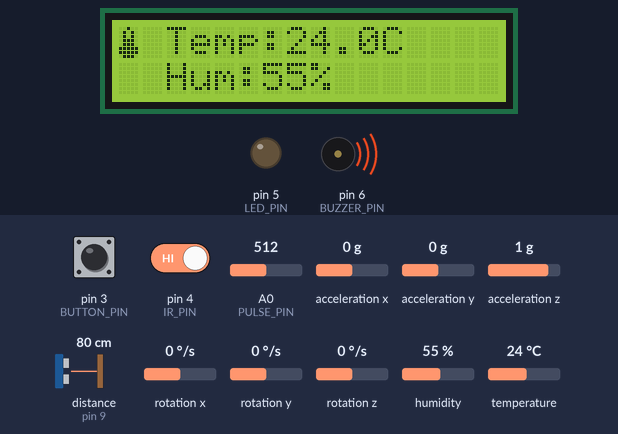
The sketch below on a simulated Arduino Uno, built with avr-gcc and run on an emulated ATmega328P. Parts: 16×2 character LCD, output pins drawn as LEDs (lit = HIGH), buzzer (waves = sounding, pin HIGH). Wiring (inferred from the names in the program): ultrasonic range finder: trigger pin 8; echo pin 9. The inputs (shaded band) are chosen by the test bench; at power-on: acceleration z 1 g, distance to the obstacle (sensor on pin 9) 80 cm, humidity 55 %, temperature 24 °C, pin 3 (BUTTON_PIN) HIGH, pin 4 (IR_PIN) HIGH, A0 (PULSE_PIN) = 512, acceleration x 0 g, acceleration y 0 g, rotation x 0 °/s, rotation y 0 °/s, rotation z 0 °/s. The echo pulse lasts 58.3 µs per cm; pins used as bus, display or sensor lines are not drawn; what the sketch prints to the serial monitor is not drawn.

Above: at 3.6 s.
3.7 s: acceleration z set to 0.5 g
At 6.6 s:
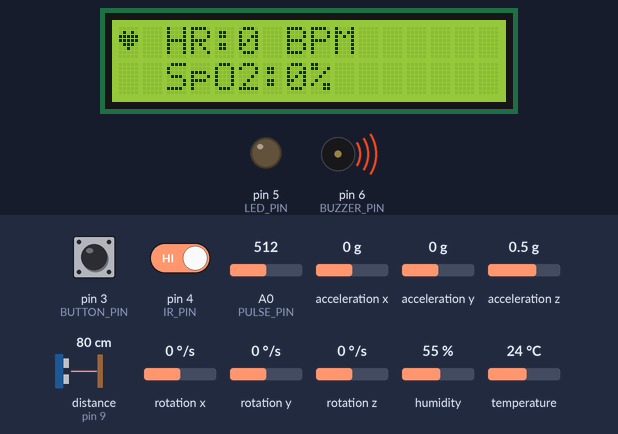
12.7 s: acceleration z set to 0.2 g
At 13.7 s:
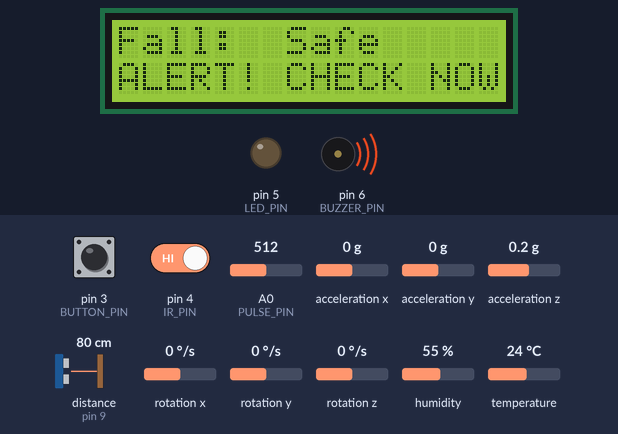
14.9 s: distance to the obstacle (sensor on pin 9) set to 33 cm
At 21.7 s:
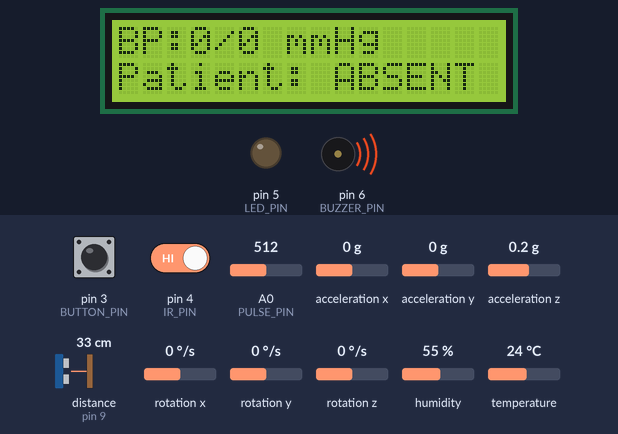
22.2 s: distance to the obstacle (sensor on pin 9) set to 27 cm
26.8 s: humidity set to 22 %
35.8 s: temperature set to 12 °C
At 40.3 s:
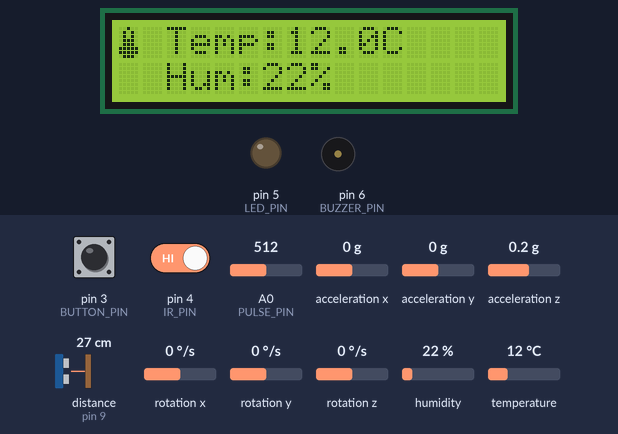
Timing chart, 0 to 41.5 s (numbered marks = the images above; inputs shaded):
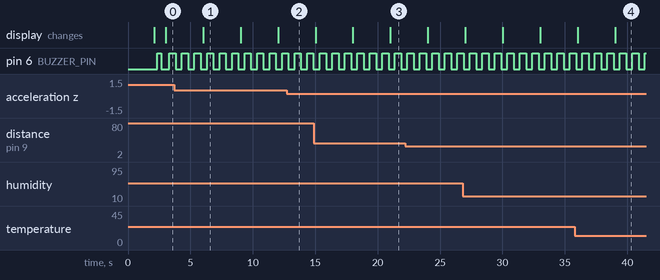

The sketch:

SmartPatientMonitor.ino
```cpp
/*
 * ============================================================
 *  SMART PATIENT MONITORING SYSTEM
 *  BTech CSE - IoT Course Project
 * ============================================================
 *  COMPONENTS:
 *   - Arduino Uno R3
 *   - DHT11  (Temperature & Humidity)        → Digital Pin 7
 *   - Pulse Sensor (Heart Rate)              → Analog Pin A0
 *   - MPU-6050 Accelerometer (Fall detect)   → I2C (SDA=A4, SCL=A5)
 *   - HC-SR04 Ultrasonic (Bed occupancy)     → Trig=8, Echo=9
 *   - IR Sensor (Patient motion/proximity)   → Digital Pin 4
 *   - HC-05 Bluetooth Module                 → TX=10, RX=11 (SoftSerial)
 *   - 16x2 LCD with I2C backpack             → I2C (SDA=A4, SCL=A5)
 *   - Active Buzzer (Alerts)                 → Digital Pin 6
 *   - LED (Status indicator)                 → Digital Pin 5
 *   - Push Button (Manual alert/reset)       → Digital Pin 3
 * ============================================================
 *  LIBRARIES REQUIRED (install via Library Manager):
 *   - DHT sensor library by Adafruit
 *   - Adafruit Unified Sensor
 *   - MPU6050 by Electronic Cats
 *   - LiquidCrystal_I2C by Frank de Brabander
 *   - SoftwareSerial (built-in)
 * ============================================================
 */

#include <DHT.h>
#include <Wire.h>
#include <LiquidCrystal_I2C.h>
#include <MPU6050.h>
#include <SoftwareSerial.h>

// ─── PIN DEFINITIONS ────────────────────────────────────────
#define DHT_PIN       7
#define DHT_TYPE      DHT11
#define PULSE_PIN     A0
#define TRIG_PIN      8
#define ECHO_PIN      9
#define IR_PIN        4
#define BUZZER_PIN    6
#define LED_PIN       5
#define BUTTON_PIN    3
#define BT_TX         10    // Arduino TX → HC-05 RX
#define BT_RX         11    // Arduino RX ← HC-05 TX

// ─── THRESHOLDS ─────────────────────────────────────────────
#define TEMP_HIGH     38.0  // °C  — fever threshold
#define TEMP_LOW      35.0  // °C  — hypothermia threshold
#define HR_HIGH       120   // BPM — tachycardia
#define HR_LOW        50    // BPM — bradycardia
#define BED_DIST      30    // cm  — patient on bed if distance < this
#define FALL_THRESH   2.5   // g   — fall detection threshold

// ─── OBJECTS ────────────────────────────────────────────────
DHT          dht(DHT_PIN, DHT_TYPE);
LiquidCrystal_I2C lcd(0x27, 16, 2);  // Change 0x27→0x3F if no display
MPU6050      mpu;
SoftwareSerial bluetooth(BT_RX, BT_TX);

// ─── GLOBAL VARIABLES ────────────────────────────────────────
float    temperature    = 0;
float    humidity       = 0;
int      heartRate      = 0;
float    systolicBP     = 0;   // Estimated from HR
float    diastolicBP    = 0;
bool     patientOnBed   = false;
bool     motionDetected = false;
bool     fallDetected   = false;
bool     alertActive    = false;
bool     manualAlert    = false;
int      spo2           = 0;   // Estimated SpO2

// Pulse sensor variables
int      pulseSamples[10];
int      sampleIndex    = 0;
unsigned long lastBeat  = 0;
int      rawPulse       = 0;
int      pulseThreshold = 550;
bool     pulseHigh      = false;

// Timing
unsigned long lastSensorRead  = 0;
unsigned long lastBTSend      = 0;
unsigned long lastLCDUpdate   = 0;
unsigned long lastBuzzer      = 0;
int           lcdPage         = 0;

// ─── CUSTOM LCD CHARACTERS ───────────────────────────────────
byte heartChar[8] = {0x00,0x0A,0x1F,0x1F,0x0E,0x04,0x00,0x00};
byte tempChar[8]  = {0x04,0x0A,0x0A,0x0E,0x0E,0x1F,0x1F,0x0E};

// ============================================================
void setup() {
  Serial.begin(9600);
  bluetooth.begin(9600);

  // Pin modes
  pinMode(TRIG_PIN,   OUTPUT);
  pinMode(ECHO_PIN,   INPUT);
  pinMode(IR_PIN,     INPUT);
  pinMode(BUZZER_PIN, OUTPUT);
  pinMode(LED_PIN,    OUTPUT);
  pinMode(BUTTON_PIN, INPUT_PULLUP);

  // Initialize sensors
  dht.begin();

  Wire.begin();
  mpu.initialize();
  if (!mpu.testConnection()) {
    Serial.println(F("MPU6050 not found! Check wiring."));
  }

  // Initialize LCD
  lcd.init();
  lcd.backlight();
  lcd.createChar(0, heartChar);
  lcd.createChar(1, tempChar);

  // Startup splash
  lcd.setCursor(0, 0);
  lcd.print(F("Smart Patient  "));
  lcd.setCursor(0, 1);
  lcd.print(F("Monitor v1.0   "));
  delay(2000);
  lcd.clear();

  // Attach button interrupt
  attachInterrupt(digitalPinToInterrupt(BUTTON_PIN), buttonISR, FALLING);

  Serial.println(F("System Ready"));
  bluetooth.println(F("BOOT:Smart Patient Monitor Online"));
}

// ─── BUTTON INTERRUPT ────────────────────────────────────────
void buttonISR() {
  manualAlert = !manualAlert;
}

// ============================================================
void loop() {
  unsigned long now = millis();

  // ── Read all sensors every 2 seconds ──
  if (now - lastSensorRead >= 2000) {
    lastSensorRead = now;
    readDHT();
    readPulseSensor();
    readUltrasonic();
    readIRSensor();
    readMPU6050();
    estimateBPandSpO2();
    checkAlerts();
    updateLED();
  }

  // ── Update LCD every 3 seconds, cycling pages ──
  if (now - lastLCDUpdate >= 3000) {
    lastLCDUpdate = now;
    updateLCD();
  }

  // ── Send Bluetooth data every 1 second ──
  if (now - lastBTSend >= 1000) {
    lastBTSend = now;
    sendBluetoothData();
  }

  // ── Buzzer beep pattern ──
  handleBuzzer(now);
}

// ============================================================
// SENSOR READING FUNCTIONS
// ============================================================

void readDHT() {
  float t = dht.readTemperature();
  float h = dht.readHumidity();
  if (!isnan(t)) temperature = t;
  if (!isnan(h)) humidity    = h;
}

void readPulseSensor() {
  rawPulse = analogRead(PULSE_PIN);

  // Simple peak detection for BPM
  if (rawPulse > pulseThreshold && !pulseHigh) {
    pulseHigh = true;
    unsigned long beatInterval = millis() - lastBeat;
    lastBeat = millis();
    if (beatInterval > 300 && beatInterval < 2000) {
      // Store sample
      pulseSamples[sampleIndex % 10] = 60000 / beatInterval;
      sampleIndex++;
    }
  } else if (rawPulse < pulseThreshold - 50) {
    pulseHigh = false;
  }

  // Average last 10 readings
  int sum = 0, count = 0;
  for (int i = 0; i < 10; i++) {
    if (pulseSamples[i] > 0) { sum += pulseSamples[i]; count++; }
  }
  heartRate = (count > 0) ? (sum / count) : 0;
  if (heartRate > 200 || heartRate < 30) heartRate = 0; // filter noise
}

void readUltrasonic() {
  digitalWrite(TRIG_PIN, LOW);
  delayMicroseconds(2);
  digitalWrite(TRIG_PIN, HIGH);
  delayMicroseconds(10);
  digitalWrite(TRIG_PIN, LOW);

  long duration   = pulseIn(ECHO_PIN, HIGH, 30000);
  float distanceCm = duration * 0.034 / 2.0;

  if (distanceCm > 0 && distanceCm < 400) {
    patientOnBed = (distanceCm < BED_DIST);
  }
}

void readIRSensor() {
  // IR sensor is LOW when object detected (active-low)
  motionDetected = (digitalRead(IR_PIN) == LOW);
}

void readMPU6050() {
  int16_t ax, ay, az, gx, gy, gz;
  mpu.getMotion6(&ax, &ay, &az, &gx, &gy, &gz);

  // Convert to g-force (±2g range default → 16384 LSB/g)
  float aX = ax / 16384.0;
  float aY = ay / 16384.0;
  float aZ = az / 16384.0;
  float totalG = sqrt(aX*aX + aY*aY + aZ*aZ);

  fallDetected = (totalG > FALL_THRESH || totalG < 0.3);
}

void estimateBPandSpO2() {
  // Pulse Transit Time estimation (academic model)
  // Systolic BP approximation based on heart rate (simplified PTT model)
  if (heartRate > 0) {
    systolicBP  = 110 + (heartRate - 70) * 0.5;
    diastolicBP = systolicBP * 0.65;
    systolicBP  = constrain(systolicBP, 80, 160);
    diastolicBP = constrain(diastolicBP, 50, 110);

    // SpO2 estimate (academic: sensor-based in real scenario)
    spo2 = constrain(97 - (abs(heartRate - 75) / 10), 90, 100);
  }
}

void checkAlerts() {
  alertActive = false;

  if (temperature > TEMP_HIGH || temperature < TEMP_LOW) alertActive = true;
  if (heartRate > HR_HIGH || (heartRate < HR_LOW && heartRate > 0)) alertActive = true;
  if (fallDetected)  alertActive = true;
  if (manualAlert)   alertActive = true;
}

void updateLED() {
  if (alertActive) {
    // Fast blink during alert
    digitalWrite(LED_PIN, (millis() / 250) % 2);
  } else if (patientOnBed) {
    digitalWrite(LED_PIN, HIGH);  // Solid ON = patient monitored
  } else {
    // Slow heartbeat blink
    digitalWrite(LED_PIN, (millis() / 800) % 2);
  }
}

void handleBuzzer(unsigned long now) {
  if (alertActive) {
    if (now - lastBuzzer > 500) {
      lastBuzzer = now;
      digitalWrite(BUZZER_PIN, !digitalRead(BUZZER_PIN));
    }
  } else {
    digitalWrite(BUZZER_PIN, LOW);
  }
}

// ============================================================
// LCD DISPLAY — cycles through 4 pages
// ============================================================
void updateLCD() {
  lcd.clear();
  switch (lcdPage) {
    case 0: // Temp & Humidity
      lcd.setCursor(0, 0);
      lcd.write(1); // temp icon
      lcd.print(F(" Temp:"));
      lcd.print(temperature, 1);
      lcd.print(F("C"));
      lcd.setCursor(0, 1);
      lcd.print(F("  Hum:"));
      lcd.print(humidity, 0);
      lcd.print(F("%"));
      break;

    case 1: // Heart Rate & SpO2
      lcd.setCursor(0, 0);
      lcd.write(0); // heart icon
      lcd.print(F(" HR:"));
      lcd.print(heartRate);
      lcd.print(F(" BPM"));
      lcd.setCursor(0, 1);
      lcd.print(F("  SpO2:"));
      lcd.print(spo2);
      lcd.print(F("%"));
      break;

    case 2: // Blood Pressure
      lcd.setCursor(0, 0);
      lcd.print(F("BP:"));
      lcd.print((int)systolicBP);
      lcd.print(F("/"));
      lcd.print((int)diastolicBP);
      lcd.print(F(" mmHg"));
      lcd.setCursor(0, 1);
      lcd.print(patientOnBed ? F("Patient: ON BED ") : F("Patient: ABSENT "));
      break;

    case 3: // Status
      lcd.setCursor(0, 0);
      lcd.print(fallDetected   ? F("!!FALL DETECTED!") : F("Fall:  Safe     "));
      lcd.setCursor(0, 1);
      lcd.print(alertActive    ? F("ALERT! CHECK NOW") : F("Status: Normal  "));
      break;
  }
  lcdPage = (lcdPage + 1) % 4;
}

// ============================================================
// BLUETOOTH DATA TRANSMISSION
// Format: JSON-like for easy parsing in mobile app
// ============================================================
void sendBluetoothData() {
  String json = "{";
  json += "\"temp\":" + String(temperature, 1) + ",";
  json += "\"hum\":" + String((int)humidity) + ",";
  json += "\"hr\":" + String(heartRate) + ",";
  json += "\"spo2\":" + String(spo2) + ",";
  json += "\"sbp\":" + String((int)systolicBP) + ",";
  json += "\"dbp\":" + String((int)diastolicBP) + ",";
  json += "\"bed\":" + String(patientOnBed ? 1 : 0) + ",";
  json += "\"motion\":" + String(motionDetected ? 1 : 0) + ",";
  json += "\"fall\":" + String(fallDetected ? 1 : 0) + ",";
  json += "\"alert\":" + String(alertActive ? 1 : 0) + ",";
  json += "\"pulse_raw\":" + String(rawPulse);
  json += "}";

  // Send to Bluetooth (HC-05)
  bluetooth.println(json);

  // Send to USB Serial for Dashboard and debugging
  Serial.println(json);
}
```

Measured:
- the behaviour switches between 0.4 and 0.3 g on acceleration z (found by bisection; images 1 and 2)
- by itself, pin 6 (BUZZER_PIN): alternates HIGH for 0.50 s and LOW for 0.50 s
- what the display in image 1 shows lasts 3.0 s, from 6.0 s to 9.0 s
